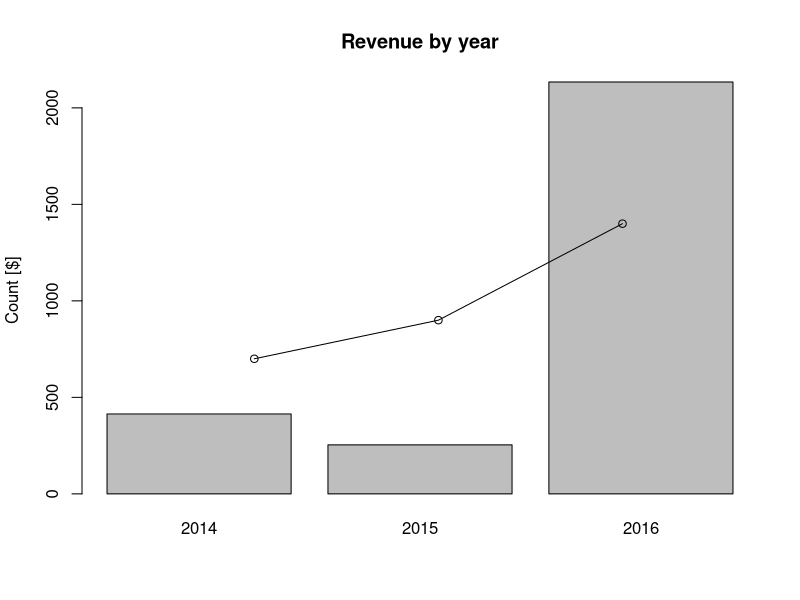
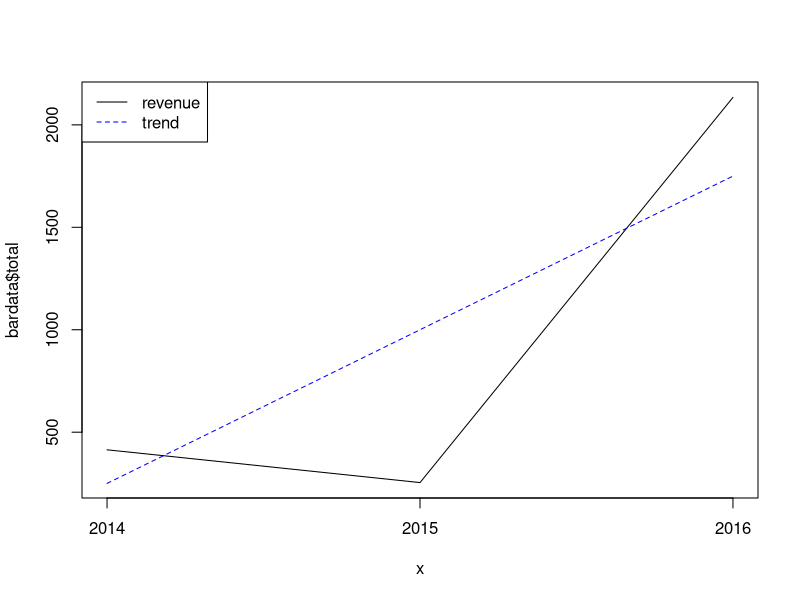
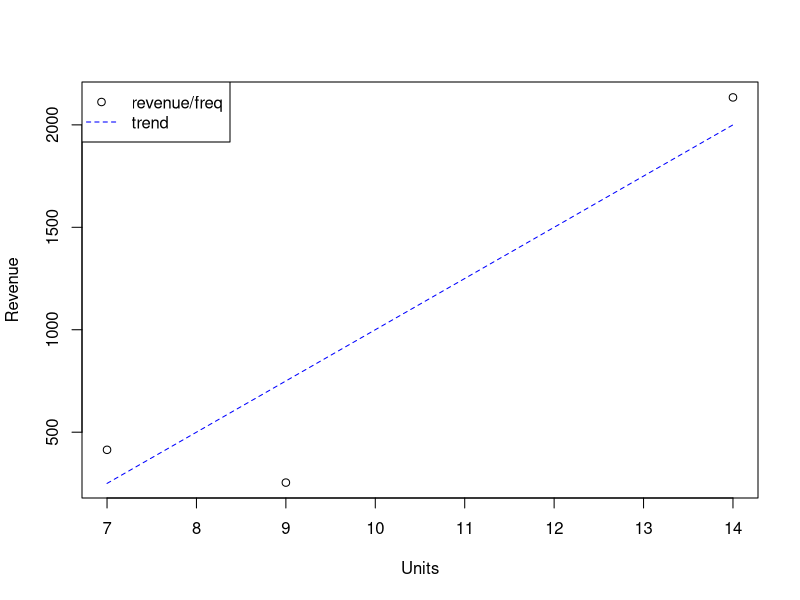

Recreate these plots in R, in order. (Note: this script raises an error after producing the figures.)
revenue <- data.frame(total=as.numeric(c(250, 20, 35, 0, 5, 120, 550, 12, 14, 18,
                                         50, 130, 15, 44, 33, 250, 0, 99, 95, 20,
                                         30, 200, 350, 11, 55, 0, 12, 160, 44, 180)),
                      areas=c('L', 'M', 'L', 'F', 'M', 'M', 'F', 'M', 'F', 'M',
                              'L', 'M', 'L', 'F', 'M', 'M', 'F', 'M', 'F', 'M',
                              'L', 'M', 'L', 'F', 'M', 'M', 'F', 'M', 'F', 'M'),
                      years=c('2014', '2015', '2015', '2014', '2014', '2016', '2016', '2015', '2015', '2015',
                              '2015', '2016', '2014', '2016', '2014', '2016', '2016', '2014', '2016', '2015',
                              '2015', '2016', '2016', '2016', '2015', '2016', '2014', '2016', '2016', '2016'))

# count units and total revenue per year
bardata <- aggregate(total~years, data=revenue, sum)
bardata$freq <- aggregate(total~years, data=revenue, length)$total

# Plot the revenue and units (* 100) in one graph
barplot(bardata$total, names.arg = bardata$years , ylab="Count [$]", main="Revenue by year")
lines(bardata$freq*100)
points(bardata$freq*100)

# Plot revenue per years
x <- as.integer(as.character(bardata$years))
plot(x, bardata$total, type='l', xaxt="n")
axis(1, at=round(x, 0))

# displaying the trend
lines(x, c(250, 1000, 1750), type='l', lty=2, col="blue")
legend("topleft", c("revenue", "trend"), col=c("black", "blue"), lty=1:2)

# plot revenue per units number
plot(bardata$freq, bardata$total, xlab="Units", ylab="Revenue")
lines(c(7, 10, 13, 14), c(250, 1000, 1750, 2000), type='l', lty=2, col="blue")
legend("topleft", c("revenue/freq", "trend"), col=c("black", "blue"), lty=c(0,2), pch=c(21, -1))

# plot revenue per units for different areas
bardata <- aggregate(total~years + areas, data=revenue, sum)
bardata$freq <- aggregate(total~years + areas, data=revenue, length)$total

plot(bardata$freq, bardata$total, xlab="Units", ylab="Revenue", col=bardata$areas)
legend("topleft", legend=levels(bardata$areas), col=1:length(levels(bardata$areas)), pch=21)

